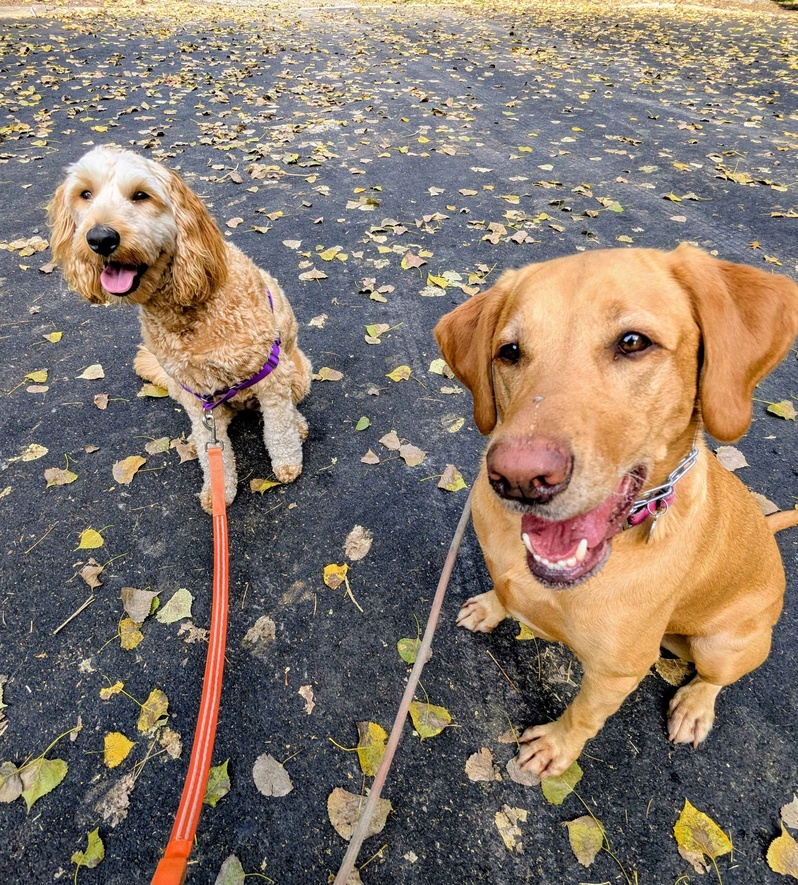
#> input picture images/discord1.jpg, 798 x 885 px, shrunk from 2817 x 3124 before the run; its folder holds 4 pictures in this run
$ python crop_images.py
#> lines starting #> are read from the running program, lines starting #| are printed output that depends on the picture
from PIL import Image
import os

images_dir = "images"
output_dir = "images"

# Target aspect ratio 16:9 (wider)
target_ratio = 16 / 9

for i in range(1, 9):
    filename = f"discord{i}.jpg"
    filepath = os.path.join(images_dir, filename)

    if os.path.exists(filepath):
        img = Image.open(filepath)
#> img is the input picture: PIL image 798x885 RGB; mean R, G, B 133.2, 119.1, 107.4
        width, height = img.size
#> width = 798; height = 885
        current_ratio = width / height
#> current_ratio = 0.902

        print(f"{filename}: {width}x{height} (ratio: {current_ratio:.2f})")
#| discord1.jpg: 798x885 (ratio: 0.90)

        # Crop to 16:9 - take center portion
        if current_ratio < target_ratio:
            # Image is too tall, crop top and bottom
            new_height = int(width / target_ratio)
#> new_height = 448
            top = (height - new_height) // 2
#> top = 218
            crop_box = (0, top, width, top + new_height)
#> crop_box = (0, 218, 798, 666)
        else:
            # Image is too wide, crop left and right
            new_width = int(height * target_ratio)
            left = (width - new_width) // 2
            crop_box = (left, 0, left + new_width, height)

        cropped = img.crop(crop_box)
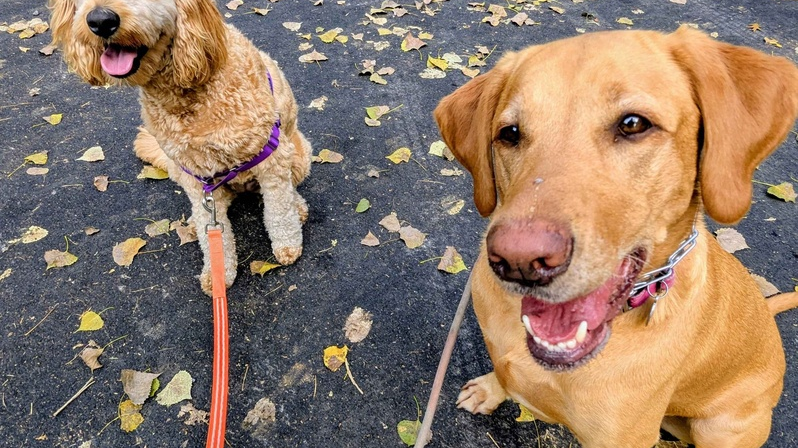
#> cropped: PIL image 798x448 RGB; mean R, G, B 143.2, 120.9, 104.4

        # Save backup first
        backup_path = os.path.join(images_dir, f"discord{i}_original.jpg")
        if not os.path.exists(backup_path):
            img.save(backup_path, quality=95)
            print(f"  Backed up to {backup_path}")

        # Save cropped version
        cropped.save(filepath, quality=95)
        print(f"  Cropped to {cropped.size[0]}x{cropped.size[1]} (16:9)")
#|   Cropped to 798x448 (16:9)

print("\nDone! All images cropped to 16:9 ratio.")
